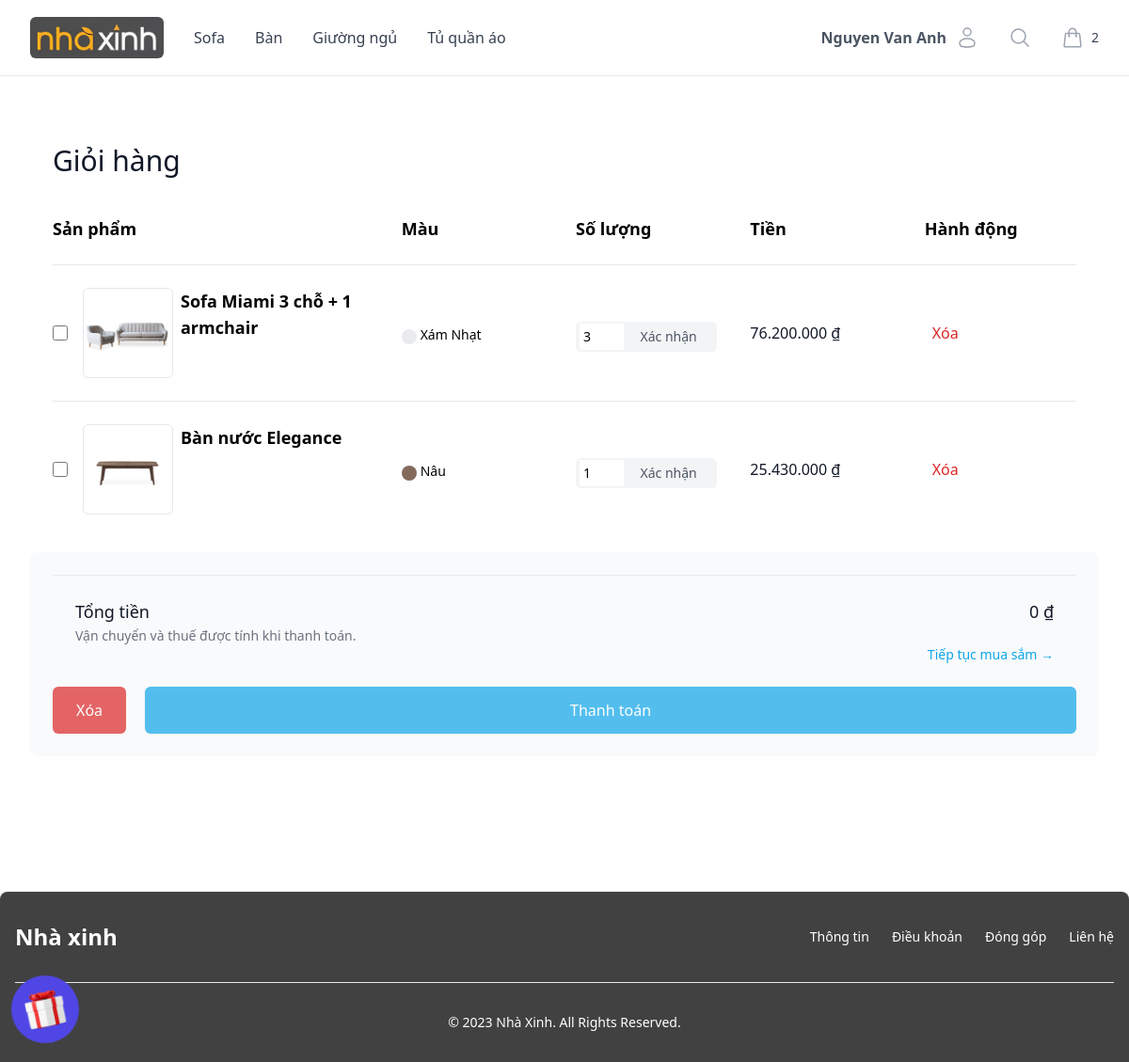
The page /?act=cart (signed in) on the database its author committed.
### tables this page shows
CREATE TABLE `categories` (
  `id` int(10) NOT NULL,
  `name_category` varchar(200) NOT NULL,
  `image` varchar(200) NOT NULL,
  `is_deleted` tinyint(1) NOT NULL DEFAULT 0
);

CREATE TABLE `products_cart` (
  `id` int(10) NOT NULL,
  `amount_buy` int(10) NOT NULL,
  `id_product_detail` int(10) NOT NULL,
  `id_cart` int(10) NOT NULL
);

CREATE TABLE `products_detail` (
  `id` int(10) NOT NULL,
  `amount` float NOT NULL,
  `code_color` varchar(200) NOT NULL,
  `color` varchar(50) NOT NULL,
  `image` varchar(200) NOT NULL,
  `size` varchar(255) NOT NULL,
  `id_product` int(10) NOT NULL
);

CREATE TABLE `products` (
  `id` int(10) NOT NULL,
  `name_product` varchar(200) NOT NULL,
  `description` text NOT NULL,
  `price` float NOT NULL,
  `origin_price` int(11) NOT NULL,
  `thumbnail` varchar(200) NOT NULL,
  `material` varchar(200) NOT NULL,
  `sold` int(11) NOT NULL DEFAULT 0,
  `created_at` varchar(200) NOT NULL,
  `id_category` int(10) NOT NULL,
  `is_deleted` tinyint(1) NOT NULL DEFAULT 0
);

### views/cart.php (the view, shortened to what the rows shown need)
<?php extract($cartUser) ?>
<!DOCTYPE html>
<html lang="en">
<head>
    <script src="https://cdn.tailwindcss.com"></script>
</head>
<body>
    <div class="">
        <?php include('partials/header.php') ?>
        <main>
            <div class="relative z-10 my-10 px-2 md:px-8 mb-36">
                <div class="pointer-events-auto lg:max-w-7xl mx-auto">
                    <div class="flex h-full flex-col bg-white">
                        <form id="form-cart" method="POST" action="?act=delete-cart">
                            <div class="flex-1 overflow-y-auto px-4 py-6 sm:px-6">
                                <div class="flex items-start justify-between">
                                    <h2 class="text-3xl font-medium text-gray-900 py-2" id="slide-over-title">
                                        Giỏi hàng
                                    </h2>
                                </div>
                                <div class="mt-8">
                                    <div class="flow-root">
                                        <ul role="list" class="-my-6 divide-y divide-gray-200">
                                            <div class="grid grid-cols-6 items-center py-6 gap-6 font-semibold text-lg">
                                                <p class="col-span-2">Sản phẩm</p>
                                                <p>Màu</p>
                                                <p>Số lượng</p>
                                                <p>Tiền</p>
                                                <p>Hành động</p>
                                            </div>
                                            <?php
                                            foreach ($carts as $cart) {
                                                extract($cart);
                                                ?>
                                                <li class="relative grid grid-cols-6 items-center py-6 gap-6">
                                                    <div class="flex col-span-2">
                                                        <input id="checkbox-<?= $id ?>" type="checkbox"
                                                            name="id-cart-detail[]" value="<?= $id ?>" class="mr-4 w-4" />
                                                        <label for="checkbox-<?= $id ?>"
                                                            class="h-24 flex-shrink-0 overflow-hidden rounded-md border border-gray-200">
                                                            <img src="/asset/images/<?= $image ?>"
                                                                alt="<?= $name_product ?>"
                                                                class="h-full w-full aspect-square object-contain object-center" />
                                                        </label>
                                                        <h3 class="ml-2 flex-1 text-lg font-semibold">
                                                            <a href="#">
                                                                <?= $name_product ?>
                                                            </a>
                                                        </h3>
                                                    </div>
                                                    <div class="flex pt-1 gap-1">
                                                        <p class="mt-1 text-sm w-4 h-4 rounded-lg"
                                                            style="background-color: <?= $code_color ?>;"></p>
                                                        <p class="text-sm capitalize">
                                                            <?= $color ?>
                                                        </p>
                                                    </div>
                                                    <div
                                                        class="bg-gray-100 mt-2 rounded-md text-sm px-1 py-0.5 max-w-[150px] grid grid-cols-3">
                                                        <input <?= $amount == 0 ? 'disabled' : '' ?> min="1"
                                                            max="<?= $amount ?>" id='amount' class="pl-1" type="number"
                                                            value="<?= $amount_buy ?>">
                                                        <a data-id="<?= $id ?>" href="#"
                                                            class="col-span-2 text-center text-gray-600 cursor-pointer hover:text-indigo-600 p-1">
                                                            Xác nhận
                                                        </a>
                                                    </div>
                                                    <div class="flex justify-between text-base font-medium text-gray-900">
                                                        <p class="">
                                                            <?= number_format($price * $amount_buy, 0, '.', '.') ?> &#8363;
                                                        </p>
                                                    </div>
                                                    <a href="?act=delete-cart&id=<?= $id ?>"
                                                        class="px-2 font-medium text-red-600 hover:text-red-400 relative <?= $amount == 0 ? 'z-20' : '' ?>">
                                                        Xóa
                                                    </a>
                                                </li>
                                                <?php
                                            }
                                            ?>
                                        </ul>
                                    </div>
                                </div>
                            </div>
                            <div class="sticky bottom-0 bg-gray-50 p-6 rounded-lg mt-4">
                                <div class="border-t border-gray-200 px-4 py-6 sm:px-6">
                                    <div class="flex justify-between text-lg font-medium text-gray-900">
                                        <p>Tổng tiền</p>
                                        <p><span id="total">0</span> &#8363;</p>
                                    </div>
                                    <p class="mt-0.5 text-sm text-gray-500">Vận chuyển và thuế được tính khi thanh toán.
                                    </p>
                                    <div class="flex justify-end text-center text-sm text-gray-500">
                                        <a href="/" class="font-medium text-sky-500 hover:text-sky-600">
                                            Tiếp tục mua sắm
                                            <span aria-hidden="true"> &rarr;</span>
                                        </a>
                                    </div>
                                </div>
                                <div id="action" class="flex gap-5 pointer-events-none opacity-70">
                                    <button name="btn-delete" type="submit"
                                        class="flex items-center justify-center rounded-md border border-transparent bg-red-600 px-6 py-3 text-base font-medium text-white shadow-sm hover:bg-red-700">Xóa</button>
                                    <button name="btn-checkout" type="submit"
                                        class="flex flex-1 items-center justify-center rounded-md border border-transparent bg-sky-500 px-6 py-3 text-base font-medium text-white shadow-sm hover:bg-sky-600">Thanh
                                        toán</button>
                                </div>
                            </div>
                        </form>
                    </div>
                </div>
            </div>
        </main>
        <?php include('partials/footer.php') ?>
    </div>
</body>
</html>

### index.php (shortened to what the rows shown need)
<?php
function bootstrap()
{
    include("./routes.php");
    include("./database/service.php");
    include("./models/categories.php");
    include("./models/products.php");
    include("./models/users.php");
    include("./models/vouchers.php");
    include("./models/cartsDetail.php");
    include("./models/bills.php");
    include("./models/productsBill.php");
    include("./models/productsDetail.php");
    include("./models/images.php");
    include("./models/reviews.php");
    $act = '';
    $user = isset($_SESSION['user']) ? true : false;
    $req = new Req(
        $categories,
        $products,
        $users,
        $vouchers,
        $cartsDetail,
        $bills,
        $productsBill,
        $productsDetail,
        $images,
        $reviews,
    );
    if (!isset($_GET['act']))
        $act = check_path('');
    else
        $act = check_path($_GET['act']);
    foreach ($routes as $route) {
        if ($act == $route['path'] && $user) {
            if ($route['role'] == 2) {
                header('location: /');
            } else {
                return $route['view']($req);
            }
        }
    }
}
bootstrap();

### views/partials/header.php (shortened to what the rows shown need)
<header class="z-20 bg-white border-b border-gray-200 sticky top-0">
    <nav aria-label="Top" class="bg-white relative z-10 mx-auto max-w-7xl px-4 sm:px-6 lg:px-8 py-2">
        <div>
            <div class="flex h-16 items-center">
                <div class="ml-4 flex lg:ml-0">
                    <a href="/">
                        <img class="h-9 sm:h-11 w-auto rounded-md" src="/asset/images/logo.jpg" alt="" />
                    </a>
                </div>
                <div class="hidden lg:ml-8 lg:block lg:self-stretch">
                    <div class="flex h-full space-x-8">
                        <?php
                        foreach ($categories as $category) {
                            extract($category);
                        ?>
                            <a href="?act=products&id=<?= $id ?>" class="flex items-center font-medium text-gray-700 hover:text-gray-800"><?= $name_category ?></a>
                        <?php } ?>
                    </div>
                </div>
                <div class="ml-auto flex items-center">
                    <div class="relative text-left group hidden <?= isset($_SESSION['user']) ? 'lg:inline-block' : 'lg:hidden' ?>">
                        <div>
                            <button type="button" class="inline-flex w-full justify-center gap-x-1.5 rounded-md bg-white py-2 text-base font-semibold text-gray-900 group" id="menu-button" aria-expanded="true" aria-haspopup="true">
                                <p class="group-hover:text-indigo-500 text-gray-600 pr-1">
                                    <?= isset($_SESSION['user']) ? $_SESSION['user']['full_name'] : '' ?>
                                </p>
                            </button>
                        </div>
                    </div>
                    <div class="flex lg:ml-6">
                        <button id="btn-search" class="p-2 text-gray-400 hover:text-gray-500">
                            <svg class="h-6 w-6" fill="none" viewBox="0 0 24 24" stroke-width="1.5" stroke="currentColor" aria-hidden="true">
                                <path stroke-linecap="round" stroke-linejoin="round" d="M21 21l-5.197-5.197m0 0A7.5 7.5 0 105.196 5.196a7.5 7.5 0 0010.607 10.607z" />
                            </svg>
                        </button>
                    </div>
                    <div class="ml-4 flow-root lg:ml-6">
                        <a href="/?act=cart" class="group -m-2 flex items-center p-2">
                            <span class="ml-2 text-sm font-medium text-gray-700 group-hover:text-gray-800"> <?= isset($_SESSION['user']) ? $_SESSION['user']['count_cart'] : 0 ?></span>
                        </a>
                    </div>
                </div>
            </div>
        </div>
    </nav>
    <div title="Voucher" class="z-10 fixed bottom-5 -rotate-12 left-3 bg-indigo-600 p-3 rounded-[50%]">
        <a href="#">
            <img src="/asset/images/git.png" alt="" class="w-12 animate-bounce">
        </a>
    </div>
    <div>
        <form autocomplete="false" autocapitalize="false" method="GET" action="" id="search" class="-z-10 top-0 transition-all border-t bg-white border-gray-200 absolute left-1/2 -translate-x-1/2 w-full h-14 max-w-7xl flex items-center px-8 gap-3">
            <button type="submit" class="py-2 text-white bg-blue-600 hover:bg-blue-500 focus:ring-4 font-medium rounded-md text-sm px-5 focus:outline-none">
            </button>
        </form>
    </div>
</header>

### rows shown on the page
categories: name_category "Sofa"
categories: name_category "Bàn"
categories: name_category "Giường ngủ"
categories: name_category "Tủ quần áo"
products_cart: id_product_detail.image (picture), products.name_product "Sofa Miami 3 chỗ + 1 armchair", id_product_detail.color "Xám Nhạt", amount_buy "3", $price*$amount_buy "76.200.000"
products_cart: id_product_detail.image (picture), products.name_product "Bàn nước Elegance", id_product_detail.color "Nâu", amount_buy "1", $price*$amount_buy "25.430.000"
